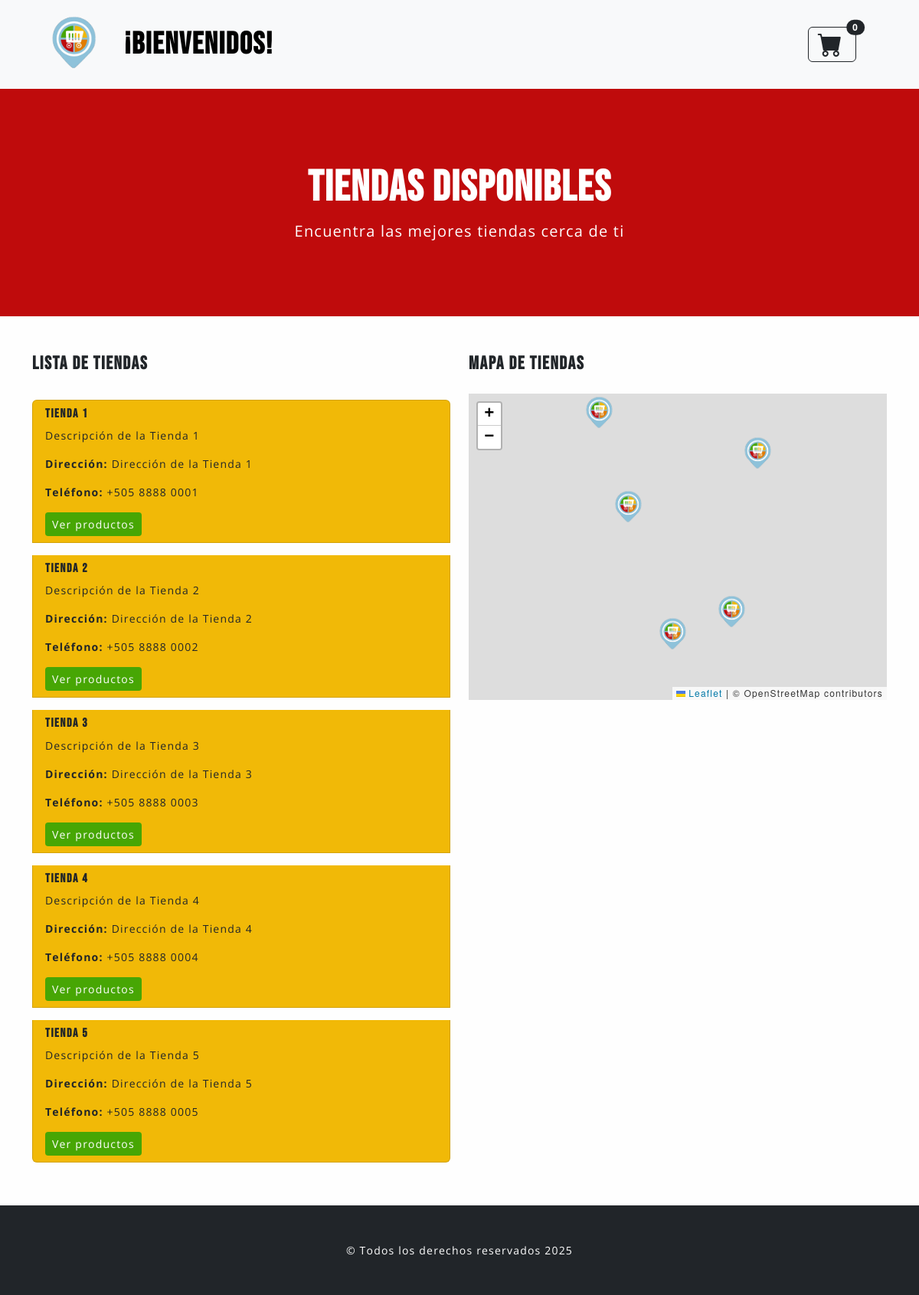
The page / on the database its author committed.
### stores/models.py (models this page shows, shortened)
class Store(models.Model):
    name = models.CharField(max_length=100)
    description = models.TextField()
    address = models.CharField(max_length=100)
    latitude = models.DecimalField(max_digits=30, decimal_places=20)
    longitude = models.DecimalField(max_digits=30, decimal_places=20)
    phone = models.CharField(max_length=15)
    email = models.EmailField()
    image_url=models.URLField()
    rating = models.IntegerField(default=0)
    active = models.BooleanField(default=True)

### kernel/views.py (the view)
# urls.py: path('', views.home, name='home'),
def home(request):
    stores = Store.objects.filter(active=True)
    for store in stores:
        store.latitude = str(store.latitude).replace(",", ".")
        store.longitude = str(store.longitude).replace(",", ".")
    return render(request, 'stores/index.html', {'stores': stores})

### cart/context_processors.py (called while the page is built)
def cart_count(request):
    cart = request.session.get('cart', {})
    cart_count = len(cart)
    return {'cart_count': cart_count}

### stores/templates/stores/index.html (shortened to what this page needs)
{% load static %}
<html lang="en">
<head>
    <link href="https://cdn.jsdelivr.net/npm/bootstrap-icons@1.5.0/font/bootstrap-icons.css" rel="stylesheet" />
    <link href="https://cdn.jsdelivr.net/npm/bootstrap@5.2.3/dist/css/bootstrap.min.css" rel="stylesheet" />
    <link rel="stylesheet" href="https://unpkg.com/leaflet@1.9.4/dist/leaflet.css" />
    <link rel="stylesheet" href="{% static 'kernel/css/style.css' %}">
</head>
<body>
    <nav class="navbar navbar-light bg-light">
        <div class="container px-2 px-lg-3">
            <div class="row w-100">
                <div class="col d-flex align-items-center">
                    <a href="{% url 'home' %}" class="d-flex align-items-center text-decoration-none text-black">
                        <img src="{% static 'stores/images/custom-marker.png' %}" alt="Logo" class="me-3" style="width: 100px; height: 100px;">
                        <h1 class="mb-0">¡Bienvenidos!</h1>
                    </a>
                    <div class="container my-1">
                        <div class="row">
                            <div class="col d-flex justify-content-end align-items-center position-relative">
                                <a class="btn btn-outline-dark position-relative" href="{% url 'cart_detail' %}">
                                    <i class="bi-cart-fill me-1 custom-icon-size"></i>
                                    <span class="position-absolute top-0 start-100 translate-middle badge rounded-pill bg-dark text-white" id="cart-count">{{ cart_count }}</span>
                                </a>
                            </div>
                        </div>
                    </div>
                </div>
            </div>
        </div>
    </nav>
    <header class=" py-5 bannergb">
        <div class="container px-4 px-lg-5 my-5 bannergb ">
            <div class="text-center text-white ">
                <h2 class="display-4 fw-bolder ">Tiendas Disponibles</h2>
                <p class="lead fw-normal slogantext mb-0">Encuentra las mejores tiendas cerca de ti</p>
            </div>
        </div>
    </header>
    <div class="container my-5">
        <div class="row">
             <div class="col-md-6 ">
                <h3 class="mb-4">Lista de Tiendas</h3>
                <ul class="list-group">
                    {% for store in stores %}
                    <li class="list-group-item my-2 cardbg">
                        <h5>{{ store.name }}</h5>
                        <p>{{ store.description }}</p>
                        <p><strong>Dirección:</strong> {{ store.address }}</p>
                        <p><strong>Teléfono:</strong> {{ store.phone }}</p>
                        <a href="{% url 'products' %}?store={{ store.id }}" class="btn btncustomize  btn-sm">
                            Ver productos
                        </a>
                    </li>
                {% endfor %}
                </ul>
            </div>
            <div class="col-md-6">
                <h3 class="mb-4">Mapa de Tiendas</h3>
                <div id="map" style="height: 400px;"></div>
            </div>
        </div>
    </div>
    <footer class="py-5 bg-dark">
        <div class="container"><p class="m-0 text-center text-white">&copy; Todos los derechos reservados 2025</p></div>
    </footer>
</body>
</html>

### kernel/static/kernel/css/style.css (style rules this page uses)
body { font-family: 'Open Sans', sans-serif; font-weight: 400; letter-spacing: 0.075rem; font-size: 1rem; background-color: #FEFEFE; }
.btncustomize { background-color: #47A604; color: #FEFEFE; }
.cardbg { background-color: #F1B907; }
.bannergb { background-color: #BF0B0C; }
.slogantext { color: #FEFEFE; }
h1 { font-family: 'Bebas Neue', sans-serif; font-weight: 700; letter-spacing: 0.1rem; font-size: 2.5rem; }
h2 { font-family: 'Bebas Neue', sans-serif; font-weight: 700; letter-spacing: 0.1rem; font-size: 1.75rem; }
h3 { font-family: 'Bebas Neue', sans-serif; font-weight: 700; letter-spacing: 0.1rem; font-size: 1.5rem; }
h5 { font-family: 'Bebas Neue', sans-serif; font-weight: 700; letter-spacing: 0.1rem; font-size: 1rem; }
p { font-size: 0.875rem; }
li { font-size: 0.875rem; }
.custom-icon-size { font-size: 2rem; }

### rows shown on the page
Store: name "Tienda 1", description "Descripción de la Tienda 1", address "Dirección de la Tienda 1", phone "+505 8888 0001"
Store: name "Tienda 2", description "Descripción de la Tienda 2", address "Dirección de la Tienda 2", phone "+505 8888 0002"
Store: name "Tienda 3", description "Descripción de la Tienda 3", address "Dirección de la Tienda 3", phone "+505 8888 0003"
Store: name "Tienda 4", description "Descripción de la Tienda 4", address "Dirección de la Tienda 4", phone "+505 8888 0004"
Store: name "Tienda 5", description "Descripción de la Tienda 5", address "Dirección de la Tienda 5", phone "+505 8888 0005"

### other values the page prints
{{ cart_count }} "0"
